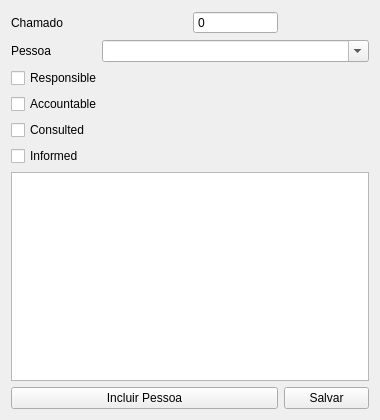
<?xml version="1.0" encoding="UTF-8"?>
<ui version="4.0">
 <class>matrizRACI</class>
 <widget class="QWidget" name="matrizRACI">
  <property name="geometry">
   <rect>
    <x>0</x>
    <y>0</y>
    <width>380</width>
    <height>420</height>
   </rect>
  </property>
  <property name="sizePolicy">
   <sizepolicy hsizetype="Expanding" vsizetype="Expanding">
    <horstretch>0</horstretch>
    <verstretch>0</verstretch>
   </sizepolicy>
  </property>
  <property name="minimumSize">
   <size>
    <width>380</width>
    <height>420</height>
   </size>
  </property>
  <property name="windowTitle">
   <string>Kaizen Birth Edition</string>
  </property>
  <layout class="QGridLayout" name="gridLayout">
   <item row="0" column="0" colspan="2">
    <widget class="QLabel" name="Chamado">
     <property name="text">
      <string>Chamado</string>
     </property>
    </widget>
   </item>
   <item row="1" column="0">
    <widget class="QLabel" name="labelPessoa">
     <property name="text">
      <string>Pessoa</string>
     </property>
    </widget>
   </item>
   <item row="1" column="1" colspan="3">
    <widget class="QComboBox" name="comboPessoa">
     <property name="editable">
      <bool>true</bool>
     </property>
     <property name="insertPolicy">
      <enum>QComboBox::NoInsert</enum>
     </property>
    </widget>
   </item>
   <item row="2" column="0" colspan="3">
    <widget class="QCheckBox" name="Responsible">
     <property name="text">
      <string>Responsible</string>
     </property>
    </widget>
   </item>
   <item row="3" column="0" colspan="3">
    <widget class="QCheckBox" name="Accountable">
     <property name="text">
      <string>Accountable</string>
     </property>
    </widget>
   </item>
   <item row="4" column="0" colspan="3">
    <widget class="QCheckBox" name="Consulted">
     <property name="text">
      <string>Consulted</string>
     </property>
    </widget>
   </item>
   <item row="5" column="0" colspan="3">
    <widget class="QCheckBox" name="Informed">
     <property name="text">
      <string>Informed</string>
     </property>
    </widget>
   </item>
   <item row="6" column="0" colspan="4">
    <widget class="QTableView" name="tableView"/>
   </item>
   <item row="7" column="0" colspan="3">
    <widget class="QPushButton" name="incluirPessoa">
     <property name="text">
      <string>Incluir Pessoa</string>
     </property>
    </widget>
   </item>
   <item row="7" column="3">
    <widget class="QPushButton" name="raciSalvar">
     <property name="text">
      <string>Salvar</string>
     </property>
    </widget>
   </item>
   <item row="0" column="2">
    <widget class="QSpinBox" name="spinBox">
     <property name="readOnly">
      <bool>true</bool>
     </property>
     <property name="buttonSymbols">
      <enum>QAbstractSpinBox::NoButtons</enum>
     </property>
    </widget>
   </item>
  </layout>
 </widget>
 <resources/>
 <connections/>
</ui>
